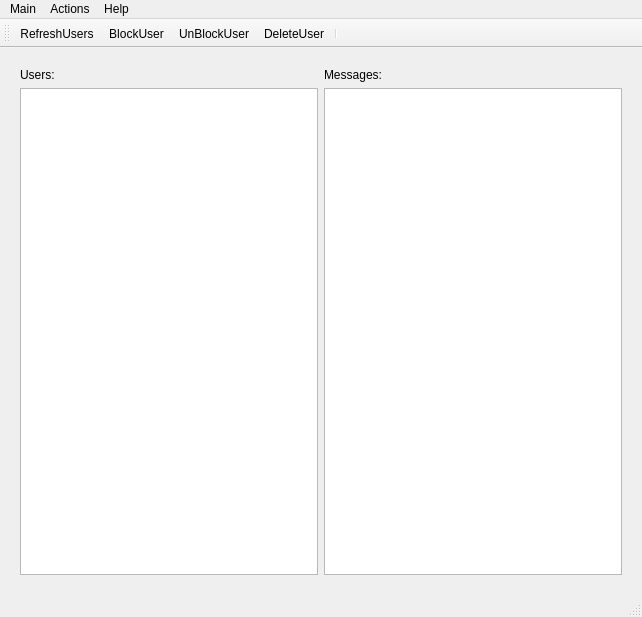
<?xml version="1.0" encoding="UTF-8"?>
<ui version="4.0">
 <class>MainWindow</class>
 <widget class="QMainWindow" name="MainWindow">
  <property name="geometry">
   <rect>
    <x>0</x>
    <y>0</y>
    <width>642</width>
    <height>617</height>
   </rect>
  </property>
  <property name="windowTitle">
   <string>MainWindow</string>
  </property>
  <widget class="QWidget" name="centralWidget">
   <layout class="QHBoxLayout" name="horizontalLayout">
    <property name="leftMargin">
     <number>20</number>
    </property>
    <property name="topMargin">
     <number>20</number>
    </property>
    <property name="rightMargin">
     <number>20</number>
    </property>
    <property name="bottomMargin">
     <number>20</number>
    </property>
    <item>
     <layout class="QVBoxLayout" name="verticalLayout_3">
      <item>
       <widget class="QLabel" name="label_users">
        <property name="text">
         <string>Users:</string>
        </property>
       </widget>
      </item>
      <item>
       <widget class="QListWidget" name="tw_users">
        <property name="sizePolicy">
         <sizepolicy hsizetype="Expanding" vsizetype="Expanding">
          <horstretch>0</horstretch>
          <verstretch>0</verstretch>
         </sizepolicy>
        </property>
        <property name="maximumSize">
         <size>
          <width>300</width>
          <height>16777215</height>
         </size>
        </property>
        <property name="mouseTracking">
         <bool>true</bool>
        </property>
       </widget>
      </item>
     </layout>
    </item>
    <item>
     <layout class="QVBoxLayout" name="verticalLayout_4">
      <item>
       <widget class="QLabel" name="label_messages">
        <property name="text">
         <string>Messages:</string>
        </property>
       </widget>
      </item>
      <item>
       <widget class="QTextBrowser" name="tw_messages">
        <property name="sizePolicy">
         <sizepolicy hsizetype="Expanding" vsizetype="Expanding">
          <horstretch>0</horstretch>
          <verstretch>0</verstretch>
         </sizepolicy>
        </property>
       </widget>
      </item>
     </layout>
    </item>
   </layout>
  </widget>
  <widget class="QMenuBar" name="menuBar">
   <property name="geometry">
    <rect>
     <x>0</x>
     <y>0</y>
     <width>642</width>
     <height>22</height>
    </rect>
   </property>
   <widget class="QMenu" name="menuMain">
    <property name="title">
     <string>Main</string>
    </property>
    <addaction name="actionExit"/>
   </widget>
   <widget class="QMenu" name="menuActions">
    <property name="title">
     <string>Actions</string>
    </property>
    <addaction name="actionBlockUser"/>
    <addaction name="actionUnBlockUser"/>
    <addaction name="actionDeleteUser"/>
    <addaction name="actionRefreshUsers"/>
   </widget>
   <widget class="QMenu" name="menu">
    <property name="title">
     <string>Help</string>
    </property>
    <addaction name="actionAbout"/>
   </widget>
   <addaction name="menuMain"/>
   <addaction name="menuActions"/>
   <addaction name="menu"/>
  </widget>
  <widget class="QToolBar" name="mainToolBar">
   <attribute name="toolBarArea">
    <enum>TopToolBarArea</enum>
   </attribute>
   <attribute name="toolBarBreak">
    <bool>false</bool>
   </attribute>
   <addaction name="actionRefreshUsers"/>
   <addaction name="actionBlockUser"/>
   <addaction name="actionUnBlockUser"/>
   <addaction name="actionDeleteUser"/>
   <addaction name="separator"/>
  </widget>
  <widget class="QStatusBar" name="statusBar"/>
  <action name="actionBlockUser">
   <property name="icon">
    <iconset theme="process-stop">
     <normaloff>.</normaloff>.</iconset>
   </property>
   <property name="text">
    <string>BlockUser</string>
   </property>
   <property name="toolTip">
    <string>Block User</string>
   </property>
   <property name="shortcut">
    <string>Ctrl+B</string>
   </property>
  </action>
  <action name="actionDeleteUser">
   <property name="icon">
    <iconset theme="edit-delete">
     <normaloff>.</normaloff>.</iconset>
   </property>
   <property name="text">
    <string>DeleteUser</string>
   </property>
  </action>
  <action name="actionUnBlockUser">
   <property name="icon">
    <iconset theme="dialog-ok">
     <normaloff>.</normaloff>.</iconset>
   </property>
   <property name="text">
    <string>UnBlockUser</string>
   </property>
   <property name="toolTip">
    <string>UnBlock User</string>
   </property>
  </action>
  <action name="actionRefreshUsers">
   <property name="icon">
    <iconset theme="view-refresh">
     <normaloff>.</normaloff>.</iconset>
   </property>
   <property name="text">
    <string>RefreshUsers</string>
   </property>
  </action>
  <action name="actionAbout">
   <property name="text">
    <string>About...</string>
   </property>
  </action>
  <action name="actionExit">
   <property name="text">
    <string>Exit</string>
   </property>
   <property name="shortcut">
    <string>Ctrl+Q</string>
   </property>
  </action>
 </widget>
 <layoutdefault spacing="6" margin="11"/>
 <resources/>
 <connections/>
</ui>
